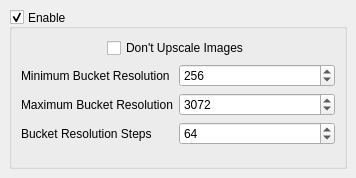
<?xml version="1.0" encoding="UTF-8"?>
<ui version="4.0">
 <class>bucket_ui</class>
 <widget class="QWidget" name="bucket_ui">
  <property name="geometry">
   <rect>
    <x>0</x>
    <y>0</y>
    <width>356</width>
    <height>178</height>
   </rect>
  </property>
  <property name="windowTitle">
   <string>Form</string>
  </property>
  <layout class="QVBoxLayout" name="verticalLayout">
   <property name="leftMargin">
    <number>9</number>
   </property>
   <property name="topMargin">
    <number>9</number>
   </property>
   <property name="rightMargin">
    <number>9</number>
   </property>
   <property name="bottomMargin">
    <number>9</number>
   </property>
   <item>
    <widget class="QGroupBox" name="bucket_group">
     <property name="title">
      <string>Enable</string>
     </property>
     <property name="alignment">
      <set>Qt::AlignmentFlag::AlignLeading|Qt::AlignmentFlag::AlignLeft|Qt::AlignmentFlag::AlignVCenter</set>
     </property>
     <property name="checkable">
      <bool>true</bool>
     </property>
     <layout class="QVBoxLayout" name="verticalLayout_2">
      <item alignment="Qt::AlignmentFlag::AlignHCenter">
       <widget class="QCheckBox" name="bucket_no_upscale">
        <property name="toolTip">
         <string>&lt;html&gt;&lt;head/&gt;&lt;body&gt;&lt;p&gt;Don't Upscale Images doesn't upscale the images provided in the dataset, Additionally, it generates unique buckets to fit the images. This may result in a lot of buckets with only 1 image in them&lt;/p&gt;&lt;/body&gt;&lt;/html&gt;</string>
        </property>
        <property name="text">
         <string>Don't Upscale Images</string>
        </property>
       </widget>
      </item>
      <item>
       <layout class="QFormLayout" name="main_form_layout">
        <item row="0" column="0">
         <widget class="QLabel" name="min_label">
          <property name="toolTip">
           <string>&lt;html&gt;&lt;head/&gt;&lt;body&gt;&lt;p&gt;Minimum Bucket Resolution is the smallest edge of a bucket, this is paired with the Maximum Bucket Resolution to produce the bucket list.&lt;/p&gt;&lt;/body&gt;&lt;/html&gt;</string>
          </property>
          <property name="text">
           <string>Minimum Bucket Resolution</string>
          </property>
         </widget>
        </item>
        <item row="0" column="1">
         <widget class="SpinBox" name="min_input">
          <property name="focusPolicy">
           <enum>Qt::FocusPolicy::StrongFocus</enum>
          </property>
          <property name="toolTip">
           <string>&lt;html&gt;&lt;head/&gt;&lt;body&gt;&lt;p&gt;Minimum Bucket Resolution is the smallest edge of a bucket, this is paired with the Maximum Bucket Resolution to produce the bucket list.&lt;/p&gt;&lt;/body&gt;&lt;/html&gt;</string>
          </property>
          <property name="minimum">
           <number>0</number>
          </property>
          <property name="maximum">
           <number>16777215</number>
          </property>
          <property name="singleStep">
           <number>8</number>
          </property>
          <property name="value">
           <number>256</number>
          </property>
         </widget>
        </item>
        <item row="1" column="0">
         <widget class="QLabel" name="max_label">
          <property name="toolTip">
           <string>&lt;html&gt;&lt;head/&gt;&lt;body&gt;&lt;p&gt;Maximum Bucket Resolution is the largest edge of a bucket, this is paired with the Minimum Bucket Resolution to produce the bucket list.&lt;/p&gt;&lt;/body&gt;&lt;/html&gt;</string>
          </property>
          <property name="text">
           <string>Maximum Bucket Resolution</string>
          </property>
         </widget>
        </item>
        <item row="1" column="1">
         <widget class="SpinBox" name="max_input">
          <property name="focusPolicy">
           <enum>Qt::FocusPolicy::StrongFocus</enum>
          </property>
          <property name="toolTip">
           <string>&lt;html&gt;&lt;head/&gt;&lt;body&gt;&lt;p&gt;Maximum Bucket Resolution is the largest edge of a bucket, this is paired with the Minimum Bucket Resolution to produce the bucket list.&lt;/p&gt;&lt;/body&gt;&lt;/html&gt;</string>
          </property>
          <property name="minimum">
           <number>0</number>
          </property>
          <property name="maximum">
           <number>16777215</number>
          </property>
          <property name="singleStep">
           <number>8</number>
          </property>
          <property name="value">
           <number>3072</number>
          </property>
         </widget>
        </item>
        <item row="2" column="0">
         <widget class="QLabel" name="steps_label">
          <property name="toolTip">
           <string>&lt;html&gt;&lt;head/&gt;&lt;body&gt;&lt;p&gt;Bucket Resolution Steps is the amount of pixels between each bucket there is. You don't want this value too large, or too small, as too large would result in images having valuable data being cut off, and too small would cause overlapping and would cause the trainer to crash.&lt;/p&gt;&lt;/body&gt;&lt;/html&gt;</string>
          </property>
          <property name="text">
           <string>Bucket Resolution Steps</string>
          </property>
         </widget>
        </item>
        <item row="2" column="1">
         <widget class="SpinBox" name="steps_input">
          <property name="focusPolicy">
           <enum>Qt::FocusPolicy::StrongFocus</enum>
          </property>
          <property name="toolTip">
           <string>&lt;html&gt;&lt;head/&gt;&lt;body&gt;&lt;p&gt;Bucket Resolution Steps is the amount of pixels between each bucket there is. You don't want this value too large, or too small, as too large would result in images having valuable data being cut off, and too small would cause overlapping and would cause the trainer to crash.&lt;/p&gt;&lt;/body&gt;&lt;/html&gt;</string>
          </property>
          <property name="maximum">
           <number>16777215</number>
          </property>
          <property name="singleStep">
           <number>8</number>
          </property>
          <property name="value">
           <number>64</number>
          </property>
         </widget>
        </item>
       </layout>
      </item>
     </layout>
    </widget>
   </item>
  </layout>
 </widget>
 <customwidgets>
  <customwidget>
   <class>SpinBox</class>
   <extends>QSpinBox</extends>
   <header>modules.ScrollOnSelect.h</header>
  </customwidget>
 </customwidgets>
 <resources/>
 <connections/>
</ui>
